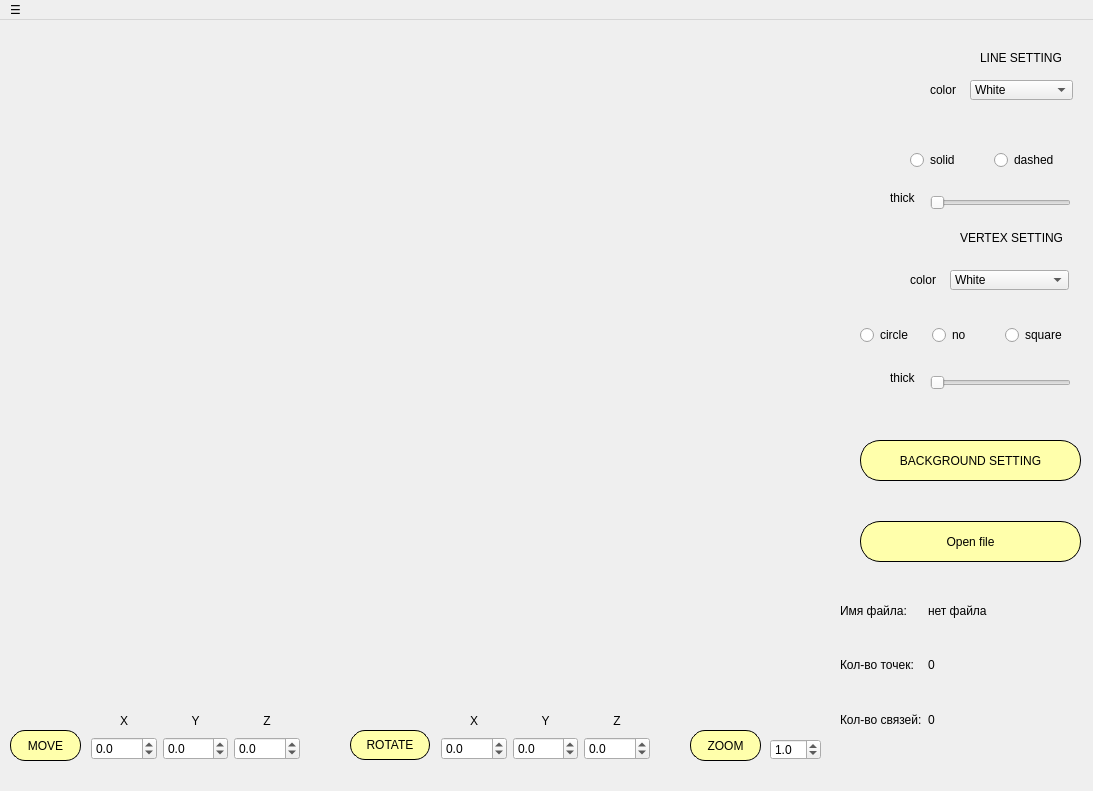
<?xml version="1.0" encoding="UTF-8"?>
<ui version="4.0">
 <class>MainWindow</class>
 <widget class="QMainWindow" name="MainWindow">
  <property name="geometry">
   <rect>
    <x>0</x>
    <y>0</y>
    <width>1093</width>
    <height>791</height>
   </rect>
  </property>
  <property name="windowTitle">
   <string>MainWindow</string>
  </property>
  <widget class="QWidget" name="centralwidget">
   <widget class="Scene" name="sceneWidget" native="true">
    <property name="geometry">
     <rect>
      <x>10</x>
      <y>19</y>
      <width>811</width>
      <height>661</height>
     </rect>
    </property>
    <property name="styleSheet">
     <string notr="true"/>
    </property>
   </widget>
   <widget class="QPushButton" name="btnOpenFile">
    <property name="geometry">
     <rect>
      <x>860</x>
      <y>501</y>
      <width>221</width>
      <height>41</height>
     </rect>
    </property>
    <property name="styleSheet">
     <string notr="true">QPushButton {
color: black;
	background-color: rgb(255, 255, 171);
border-radius: 20px;
  border: 1px solid black;
}

QPushButton:pressed {
border: 2px solid black;
            background-color: qlineargradient(x1: 0, y1: 0, x2: 0, y2: 1,
                                      stop: 0 #CA6C00, stop: 1 #F58C14);
}

</string>
    </property>
    <property name="text">
     <string>Open file</string>
    </property>
   </widget>
   <widget class="QLabel" name="labelLineSetting">
    <property name="geometry">
     <rect>
      <x>980</x>
      <y>30</y>
      <width>91</width>
      <height>16</height>
     </rect>
    </property>
    <property name="text">
     <string>LINE SETTING</string>
    </property>
   </widget>
   <widget class="QLabel" name="labelVertexSetting">
    <property name="geometry">
     <rect>
      <x>960</x>
      <y>210</y>
      <width>111</width>
      <height>16</height>
     </rect>
    </property>
    <property name="text">
     <string>VERTEX SETTING</string>
    </property>
   </widget>
   <widget class="QLabel" name="labelLineColor">
    <property name="geometry">
     <rect>
      <x>930</x>
      <y>60</y>
      <width>41</width>
      <height>20</height>
     </rect>
    </property>
    <property name="text">
     <string>color</string>
    </property>
   </widget>
   <widget class="QComboBox" name="cumBoxLineColor">
    <property name="geometry">
     <rect>
      <x>970</x>
      <y>60</y>
      <width>103</width>
      <height>20</height>
     </rect>
    </property>
    <item>
     <property name="text">
      <string>White</string>
     </property>
    </item>
    <item>
     <property name="text">
      <string>Black</string>
     </property>
    </item>
    <item>
     <property name="text">
      <string>Red</string>
     </property>
    </item>
    <item>
     <property name="text">
      <string>Green</string>
     </property>
    </item>
    <item>
     <property name="text">
      <string>Blue</string>
     </property>
    </item>
   </widget>
   <widget class="QLabel" name="labelLineThick">
    <property name="geometry">
     <rect>
      <x>890</x>
      <y>170</y>
      <width>41</width>
      <height>16</height>
     </rect>
    </property>
    <property name="text">
     <string>thick</string>
    </property>
   </widget>
   <widget class="QLabel" name="labelVertexColor">
    <property name="geometry">
     <rect>
      <x>910</x>
      <y>250</y>
      <width>41</width>
      <height>20</height>
     </rect>
    </property>
    <property name="text">
     <string>color</string>
    </property>
   </widget>
   <widget class="QLabel" name="labelVertexThick">
    <property name="geometry">
     <rect>
      <x>890</x>
      <y>350</y>
      <width>41</width>
      <height>16</height>
     </rect>
    </property>
    <property name="text">
     <string>thick</string>
    </property>
   </widget>
   <widget class="QComboBox" name="cumBoxVertexColor">
    <property name="geometry">
     <rect>
      <x>950</x>
      <y>250</y>
      <width>119</width>
      <height>20</height>
     </rect>
    </property>
    <property name="styleSheet">
     <string notr="true"/>
    </property>
    <item>
     <property name="text">
      <string>White</string>
     </property>
    </item>
    <item>
     <property name="text">
      <string>Black</string>
     </property>
    </item>
    <item>
     <property name="text">
      <string>Red</string>
     </property>
    </item>
    <item>
     <property name="text">
      <string>Green</string>
     </property>
    </item>
    <item>
     <property name="text">
      <string>Blue</string>
     </property>
    </item>
   </widget>
   <widget class="QSlider" name="sliderLineThick">
    <property name="geometry">
     <rect>
      <x>930</x>
      <y>170</y>
      <width>141</width>
      <height>25</height>
     </rect>
    </property>
    <property name="minimum">
     <number>1</number>
    </property>
    <property name="maximum">
     <number>40</number>
    </property>
    <property name="orientation">
     <enum>Qt::Horizontal</enum>
    </property>
   </widget>
   <widget class="QSlider" name="sliderVertexThick">
    <property name="geometry">
     <rect>
      <x>930</x>
      <y>350</y>
      <width>141</width>
      <height>25</height>
     </rect>
    </property>
    <property name="minimum">
     <number>1</number>
    </property>
    <property name="maximum">
     <number>40</number>
    </property>
    <property name="orientation">
     <enum>Qt::Horizontal</enum>
    </property>
   </widget>
   <widget class="QPushButton" name="btnBackground">
    <property name="geometry">
     <rect>
      <x>860</x>
      <y>420</y>
      <width>221</width>
      <height>41</height>
     </rect>
    </property>
    <property name="styleSheet">
     <string notr="true">QPushButton {
color: black;
	background-color: rgb(255, 255, 171);
border-radius: 20px;
  border: 1px solid black;
}

QPushButton:pressed {
border: 2px solid black;
            background-color: qlineargradient(x1: 0, y1: 0, x2: 0, y2: 1,
                                      stop: 0 #CA6C00, stop: 1 #F58C14);
}
</string>
    </property>
    <property name="text">
     <string>BACKGROUND SETTING</string>
    </property>
   </widget>
   <widget class="QDoubleSpinBox" name="doubleSBScale">
    <property name="geometry">
     <rect>
      <x>770</x>
      <y>719</y>
      <width>51</width>
      <height>21</height>
     </rect>
    </property>
    <property name="decimals">
     <number>1</number>
    </property>
    <property name="minimum">
     <double>0.100000000000000</double>
    </property>
    <property name="maximum">
     <double>2.000000000000000</double>
    </property>
    <property name="singleStep">
     <double>0.100000000000000</double>
    </property>
    <property name="value">
     <double>1.000000000000000</double>
    </property>
   </widget>
   <widget class="QPushButton" name="btnScale">
    <property name="geometry">
     <rect>
      <x>690</x>
      <y>710</y>
      <width>71</width>
      <height>31</height>
     </rect>
    </property>
    <property name="styleSheet">
     <string notr="true">QPushButton {
color: black;
	background-color: rgb(255, 255, 171);
border-radius: 15px;
  border: 1px solid black;
}

QPushButton:pressed {
border: 2px solid black;
            background-color: qlineargradient(x1: 0, y1: 0, x2: 0, y2: 1,
                                      stop: 0 #CA6C00, stop: 1 #F58C14);
}

</string>
    </property>
    <property name="text">
     <string>ZOOM</string>
    </property>
   </widget>
   <widget class="QWidget" name="layoutWidget">
    <property name="geometry">
     <rect>
      <x>840</x>
      <y>550</y>
      <width>241</width>
      <height>191</height>
     </rect>
    </property>
    <layout class="QFormLayout" name="formLayoutFileInfo">
     <property name="labelAlignment">
      <set>Qt::AlignLeading|Qt::AlignLeft|Qt::AlignVCenter</set>
     </property>
     <property name="verticalSpacing">
      <number>6</number>
     </property>
     <item row="3" column="0">
      <widget class="QLabel" name="labelFileName">
       <property name="text">
        <string>Имя файла:</string>
       </property>
      </widget>
     </item>
     <item row="3" column="1">
      <widget class="QLabel" name="labelFileName_2">
       <property name="text">
        <string>нет файла</string>
       </property>
      </widget>
     </item>
     <item row="4" column="0">
      <spacer name="verticalSpacer_5">
       <property name="orientation">
        <enum>Qt::Vertical</enum>
       </property>
       <property name="sizeHint" stdset="0">
        <size>
         <width>20</width>
         <height>40</height>
        </size>
       </property>
      </spacer>
     </item>
     <item row="5" column="0">
      <widget class="QLabel" name="labelCountOfVertex">
       <property name="text">
        <string>Кол-во точек:</string>
       </property>
      </widget>
     </item>
     <item row="5" column="1">
      <widget class="QLabel" name="labelCountOfVertex_2">
       <property name="text">
        <string>0</string>
       </property>
      </widget>
     </item>
     <item row="6" column="0">
      <spacer name="verticalSpacer_6">
       <property name="orientation">
        <enum>Qt::Vertical</enum>
       </property>
       <property name="sizeHint" stdset="0">
        <size>
         <width>20</width>
         <height>40</height>
        </size>
       </property>
      </spacer>
     </item>
     <item row="7" column="0">
      <widget class="QLabel" name="labelCountOfFacets">
       <property name="text">
        <string>Кол-во связей:</string>
       </property>
      </widget>
     </item>
     <item row="7" column="1">
      <widget class="QLabel" name="labelCountOfFacets_2">
       <property name="text">
        <string>0</string>
       </property>
      </widget>
     </item>
     <item row="8" column="0">
      <spacer name="verticalSpacer_8">
       <property name="orientation">
        <enum>Qt::Vertical</enum>
       </property>
       <property name="sizeHint" stdset="0">
        <size>
         <width>20</width>
         <height>40</height>
        </size>
       </property>
      </spacer>
     </item>
     <item row="2" column="0">
      <spacer name="verticalSpacer_7">
       <property name="orientation">
        <enum>Qt::Vertical</enum>
       </property>
       <property name="sizeHint" stdset="0">
        <size>
         <width>20</width>
         <height>40</height>
        </size>
       </property>
      </spacer>
     </item>
    </layout>
   </widget>
   <widget class="QPushButton" name="btnRotate">
    <property name="geometry">
     <rect>
      <x>350</x>
      <y>710</y>
      <width>80</width>
      <height>30</height>
     </rect>
    </property>
    <property name="styleSheet">
     <string notr="true">QPushButton {
color: black;
	background-color: rgb(255, 255, 171);
border-radius: 15px;
  border: 1px solid black;
}

QPushButton:pressed {
border: 2px solid black;
            background-color: qlineargradient(x1: 0, y1: 0, x2: 0, y2: 1,
                                      stop: 0 #CA6C00, stop: 1 #F58C14);
}

</string>
    </property>
    <property name="text">
     <string>ROTATE</string>
    </property>
   </widget>
   <widget class="QWidget" name="gridLayoutWidget">
    <property name="geometry">
     <rect>
      <x>910</x>
      <y>120</y>
      <width>161</width>
      <height>41</height>
     </rect>
    </property>
    <layout class="QGridLayout" name="gridLayout_line">
     <item row="0" column="0">
      <widget class="QRadioButton" name="radioBtnLineSolid">
       <property name="text">
        <string>solid</string>
       </property>
      </widget>
     </item>
     <item row="0" column="1">
      <widget class="QRadioButton" name="radioBtnLineDash">
       <property name="text">
        <string>dashed</string>
       </property>
      </widget>
     </item>
    </layout>
   </widget>
   <widget class="QWidget" name="gridLayoutWidget_2">
    <property name="geometry">
     <rect>
      <x>860</x>
      <y>300</y>
      <width>211</width>
      <height>31</height>
     </rect>
    </property>
    <layout class="QGridLayout" name="gridLayout_vertex">
     <item row="0" column="0">
      <widget class="QRadioButton" name="radioBtnVertexCircle">
       <property name="text">
        <string>circle</string>
       </property>
      </widget>
     </item>
     <item row="0" column="1">
      <widget class="QRadioButton" name="radioBtnVertexNo">
       <property name="text">
        <string>no</string>
       </property>
      </widget>
     </item>
     <item row="0" column="2">
      <widget class="QRadioButton" name="radioBtnVertexSquare">
       <property name="text">
        <string>square</string>
       </property>
      </widget>
     </item>
    </layout>
   </widget>
   <widget class="QWidget" name="gridLayoutWidget_3">
    <property name="geometry">
     <rect>
      <x>90</x>
      <y>690</y>
      <width>211</width>
      <height>51</height>
     </rect>
    </property>
    <layout class="QGridLayout" name="gridLayout_move" columnstretch="0,0,0,0" rowminimumheight="0,0" columnminimumwidth="0,0,0,0">
     <property name="sizeConstraint">
      <enum>QLayout::SetDefaultConstraint</enum>
     </property>
     <property name="leftMargin">
      <number>1</number>
     </property>
     <property name="topMargin">
      <number>1</number>
     </property>
     <property name="rightMargin">
      <number>1</number>
     </property>
     <property name="bottomMargin">
      <number>1</number>
     </property>
     <item row="1" column="3">
      <widget class="QDoubleSpinBox" name="doubleSBMoveZ">
       <property name="decimals">
        <number>1</number>
       </property>
       <property name="minimum">
        <double>-100.000000000000000</double>
       </property>
      </widget>
     </item>
     <item row="1" column="1">
      <widget class="QDoubleSpinBox" name="doubleSBMoveX">
       <property name="decimals">
        <number>1</number>
       </property>
       <property name="minimum">
        <double>-100.000000000000000</double>
       </property>
      </widget>
     </item>
     <item row="1" column="2">
      <widget class="QDoubleSpinBox" name="doubleSBMoveY">
       <property name="decimals">
        <number>1</number>
       </property>
       <property name="minimum">
        <double>-100.000000000000000</double>
       </property>
      </widget>
     </item>
     <item row="0" column="1">
      <widget class="QLabel" name="labelMoveX">
       <property name="text">
        <string>X</string>
       </property>
       <property name="alignment">
        <set>Qt::AlignCenter</set>
       </property>
      </widget>
     </item>
     <item row="0" column="3">
      <widget class="QLabel" name="labelMoveZ">
       <property name="text">
        <string>Z</string>
       </property>
       <property name="alignment">
        <set>Qt::AlignCenter</set>
       </property>
      </widget>
     </item>
     <item row="0" column="2">
      <widget class="QLabel" name="labelMoveY">
       <property name="text">
        <string>Y</string>
       </property>
       <property name="alignment">
        <set>Qt::AlignCenter</set>
       </property>
      </widget>
     </item>
    </layout>
   </widget>
   <widget class="QPushButton" name="btnMove">
    <property name="geometry">
     <rect>
      <x>10</x>
      <y>710</y>
      <width>71</width>
      <height>31</height>
     </rect>
    </property>
    <property name="styleSheet">
     <string notr="true">QPushButton {
color: black;
	background-color: rgb(255, 255, 171);
border-radius: 15px;
  border: 1px solid black;
}

QPushButton:pressed {
border: 2px solid black;
            background-color: qlineargradient(x1: 0, y1: 0, x2: 0, y2: 1,
                                      stop: 0 #CA6C00, stop: 1 #F58C14);
}

</string>
    </property>
    <property name="text">
     <string>MOVE</string>
    </property>
   </widget>
   <widget class="QWidget" name="gridLayoutWidget_4">
    <property name="geometry">
     <rect>
      <x>440</x>
      <y>690</y>
      <width>211</width>
      <height>51</height>
     </rect>
    </property>
    <layout class="QGridLayout" name="gridLayout_rotate">
     <property name="leftMargin">
      <number>1</number>
     </property>
     <property name="topMargin">
      <number>1</number>
     </property>
     <property name="rightMargin">
      <number>1</number>
     </property>
     <property name="bottomMargin">
      <number>1</number>
     </property>
     <item row="1" column="0">
      <widget class="QDoubleSpinBox" name="doubleSBRotateX">
       <property name="decimals">
        <number>1</number>
       </property>
       <property name="minimum">
        <double>-10.000000000000000</double>
       </property>
       <property name="maximum">
        <double>10.000000000000000</double>
       </property>
       <property name="singleStep">
        <double>0.100000000000000</double>
       </property>
       <property name="stepType">
        <enum>QAbstractSpinBox::DefaultStepType</enum>
       </property>
       <property name="value">
        <double>0.000000000000000</double>
       </property>
      </widget>
     </item>
     <item row="1" column="1">
      <widget class="QDoubleSpinBox" name="doubleSBRotateY">
       <property name="decimals">
        <number>1</number>
       </property>
       <property name="minimum">
        <double>-10.000000000000000</double>
       </property>
       <property name="maximum">
        <double>10.000000000000000</double>
       </property>
       <property name="singleStep">
        <double>0.100000000000000</double>
       </property>
       <property name="value">
        <double>0.000000000000000</double>
       </property>
      </widget>
     </item>
     <item row="1" column="2">
      <widget class="QDoubleSpinBox" name="doubleSBRotateZ">
       <property name="decimals">
        <number>1</number>
       </property>
       <property name="minimum">
        <double>-10.000000000000000</double>
       </property>
       <property name="maximum">
        <double>10.000000000000000</double>
       </property>
       <property name="singleStep">
        <double>0.100000000000000</double>
       </property>
       <property name="value">
        <double>0.000000000000000</double>
       </property>
      </widget>
     </item>
     <item row="0" column="0">
      <widget class="QLabel" name="labelRotateX">
       <property name="text">
        <string>X</string>
       </property>
       <property name="alignment">
        <set>Qt::AlignCenter</set>
       </property>
      </widget>
     </item>
     <item row="0" column="1">
      <widget class="QLabel" name="labelRotateY">
       <property name="text">
        <string>Y</string>
       </property>
       <property name="alignment">
        <set>Qt::AlignCenter</set>
       </property>
      </widget>
     </item>
     <item row="0" column="2">
      <widget class="QLabel" name="labelRotateZ">
       <property name="text">
        <string>Z</string>
       </property>
       <property name="alignment">
        <set>Qt::AlignCenter</set>
       </property>
      </widget>
     </item>
    </layout>
   </widget>
  </widget>
  <widget class="QMenuBar" name="menubar">
   <property name="geometry">
    <rect>
     <x>0</x>
     <y>0</y>
     <width>1093</width>
     <height>24</height>
    </rect>
   </property>
   <widget class="QMenu" name="menuTolls">
    <property name="title">
     <string>☰</string>
    </property>
    <widget class="QMenu" name="menuSave_img">
     <property name="title">
      <string>Save img</string>
     </property>
     <addaction name="actionJpeg"/>
     <addaction name="actionBmp"/>
    </widget>
    <addaction name="actionSol"/>
    <addaction name="separator"/>
    <addaction name="actionSaveSettings"/>
    <addaction name="actionLoadSettings"/>
    <addaction name="separator"/>
    <addaction name="menuSave_img"/>
    <addaction name="actionGif"/>
    <addaction name="actionInfo"/>
   </widget>
   <addaction name="menuTolls"/>
  </widget>
  <action name="actionInfo">
   <property name="text">
    <string>Info</string>
   </property>
  </action>
  <action name="actionSol">
   <property name="text">
    <string>Projection</string>
   </property>
  </action>
  <action name="actionSaveSettings">
   <property name="text">
    <string>Save settings</string>
   </property>
  </action>
  <action name="actionLoadSettings">
   <property name="text">
    <string>Load settings</string>
   </property>
  </action>
  <action name="actionJpeg">
   <property name="text">
    <string>jpeg</string>
   </property>
  </action>
  <action name="actionBmp">
   <property name="text">
    <string>bmp</string>
   </property>
  </action>
  <action name="actionGif">
   <property name="text">
    <string>Gif</string>
   </property>
  </action>
 </widget>
 <customwidgets>
  <customwidget>
   <class>Scene</class>
   <extends>QWidget</extends>
   <header>scene.h</header>
   <container>1</container>
  </customwidget>
 </customwidgets>
 <resources/>
 <connections/>
</ui>
